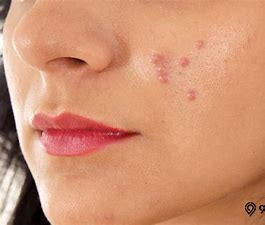
%> input picture Data test/3.png, 265 x 225 px
$ octave deteksiJerawat.m   (GNU Octave 9; MATLAB toolbox functions it lacks are replaced by stand-ins)
%> lines starting %> are read from the running program, lines starting %| are printed output that depends on the picture; in (x1, y1, x2, y2) boxes, pixels count from 0 and x2, y2 are one past the last pixel; in counts of white or black regions, pixels touching at a corner belong together; the program's own positions count from 1
%Resize Citra
citra = imread('3.png');
%> citra is the input picture: size 225x265x3 uint8; mean R, G, B 208.4, 146.8, 115.2
    % Ukuran Citra Semula
[bar, kol, dlm] = size(citra);
%> bar = 225; kol = 265; dlm = 3

figure; imshow(citra);title('Citra Asli');

if (bar > kol)
    maxLength = bar;
    if (maxLength >= 480);
        citra = imresize(citra, [480 NaN]);
    end;
else
    maxLength = kol;
%> maxLength = 265
    if (maxLength >= 480);
        citra = imresize(citra, [NaN 480]);
    end;
end;

%Segmentasi Kulit

citraG = rgb2gray(citra);
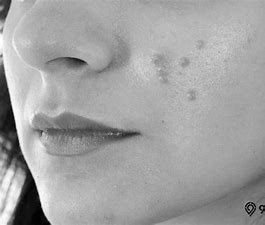
%> citraG: size 225x265 uint8; min 1, max 254, mean 161.7
level = graythresh(citraG);
%> level = 0.49

citraB = im2bw(citraG, level);
%> citraB: size 225x265 logical; 88.9% white; 27 black regions (20 under 20 px), largest, box (x1, y1, x2, y2) and area: (0, 63, 51, 225) 2557, (147, 166, 265, 225) 1937, (44, 114, 142, 146) 1504
citraB = imfill(citraB, 'holes');
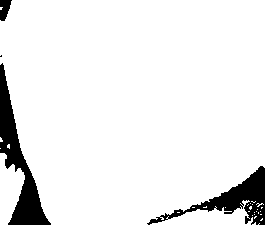
%> citraB: size 225x265 logical; 92.2% white; 4 black regions (1 under 20 px), largest, box (x1, y1, x2, y2) and area: (0, 63, 51, 225) 2557, (147, 166, 265, 225) 1916, (0, 0, 12, 21) 173


citraCC = bwconncomp(citraB);
%> citraCC = 31 connected components
citraL = labelmatrix(citraCC);
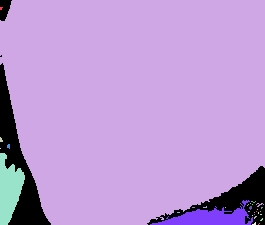
%> citraL: size 225x265 uint8; 32 distinct labels, from 0 to 31; one colour per label, 0 black

figure; imshow(citraL);title('Citra Asli');

    % Ukuran Citra Setelah Resize
[bar, kol, dlm] = size(citra);
    % Cari Connected Component Terbanyak
terluas = 0;
for i = 1 : length(citraCC.PixelIdxList)
    if (length(citraCC.PixelIdxList{i})) > terluas
        terluas = length(citraCC.PixelIdxList{i});
        index = i;
    end;
end;
%> this loop made 31 passes
%> (terluas, index) on passes 1 to 2: (7, 1), (52583, 2)

    % Ambil Label
wajah = uint8(zeros(bar, kol, dlm));
for i = 1 : bar
    for j = 1 : kol
        if citraL(i, j) == index;
            wajah(i, j, :) = citra(i, j, :);
        end;
    end;
end;

%Perbaikan Citra
    % Sharpening
wajahG = rgb2gray(wajah);
h = fspecial('log', [9 9], 2);
m = imfilter(wajahG, h, 'circular', 'same', 'conv');
%> m: size 225x265 uint8; 25 distinct labels, from 0 to 25

    % Labeling
candidate = logical(m);
%> candidate: size 225x265 logical; 14.6% white; 359 white regions (322 under 20 px), largest, box (x1, y1, x2, y2) and area: (0, 61, 52, 225) 1304, (117, 166, 265, 225) 1174, (33, 112, 143, 146) 1152
[labeledCandidate, numberOfCandidates] = bwlabel(candidate, 8);
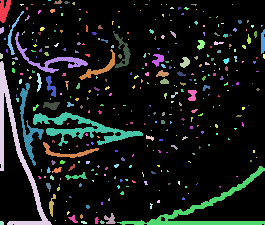
%> labeledCandidate: size 225x265 double; 360 distinct labels, from 0 to 359; one colour per label, 0 black
%> numberOfCandidates = 359

%Ekstrasi Ciri Luas dan Bentuk

    % Eliminasi Berdasarkan Luas Dan Bentuk
blobMeasurements = regionprops(labeledCandidate, 'Area', 'Eccentricity');
%> blobMeasurements = 359 regions; largest, Area and Eccentricity: 1304 0.985, 1174 0.942, 1152 0.972, 466 0.976, 458 0.952

allArea = [blobMeasurements.Area];
%> allArea = 359 values, max 1304 at index 4, min 1 at index 17, mean 24.26
allEccentricity = [blobMeasurements.Eccentricity];
%> allEccentricity = 359 values, max 0.985 at index 4, min 0 at index 6, mean 0.636

meanArea = mean(allArea);
%> meanArea = 24.26
stdArea = std(allArea);
%> stdArea = 117

indexBlob = find(allArea >= 24 & allArea <= (meanArea + stdArea) & allEccentricity < 0.81);
%> indexBlob = [139 199 213 250 261 279 290 319]

ambilBlob = ismember(labeledCandidate, indexBlob);
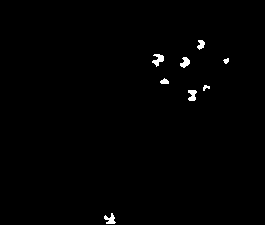
%> ambilBlob: size 225x265 logical; 0.74% white; 8 white regions, largest, box (x1, y1, x2, y2) and area: (152, 54, 164, 67) 85, (104, 213, 116, 224) 74, (188, 90, 197, 101) 72
blobBW = ambilBlob > 0;
[labeledBlob, numberOfBlobs] = bwlabel(blobBW);
%> labeledBlob: size 225x265 double; 9 distinct labels, from 0 to 8
%> numberOfBlobs = 8

%Ekstrasi Ciri Warna
    % Eliminasi Berdasarkan Warna
red = citra(:, :, 1);
green = citra(:, :, 2);
blue = citra(:, :, 3);
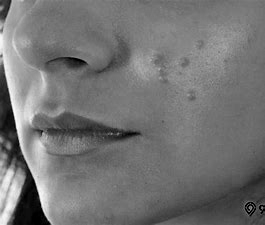
%> blue: size 225x265 uint8; min 0, max 254, mean 115.2

r = regionprops(labeledBlob, red, 'MeanIntensity');
%> r = 8 regions; MeanIntensity: 205.3, 214.2, 213.6, 214.6, 213.7, 220.2, 222.6, 221.8
g = regionprops(labeledBlob, green, 'MeanIntensity');
%> g = 8 regions; MeanIntensity: 129.1, 133.5, 133.5, 135.9, 137, 147.3, 158.8, 159.2
b = regionprops(labeledBlob, blue, 'MeanIntensity');
%> b = 8 regions; MeanIntensity: 96.24, 111.8, 109.7, 113.6, 112.5, 120.1, 122.4, 121.8

fiturR = [r.MeanIntensity]';
%> fiturR = [205.3; 214.2; 213.6; 214.6; 213.7; 220.2; 222.6; 221.8]
fiturG = [g.MeanIntensity]';
%> fiturG = [129.1; 133.5; 133.5; 135.9; 137; 147.3; 158.8; 159.2]
fiturB = [b.MeanIntensity]';
%> fiturB = [96.24; 111.8; 109.7; 113.6; 112.5; 120.1; 122.4; 121.8]
fitur = [fiturR fiturG fiturB];
%> fitur = [205.3 129.1 96.24; 214.2 133.5 111.8; 213.6 133.5 109.7; 214.6 135.9 113.6; 213.7 137 112.5; 220.2 147.3 120.1; 222.6 158.8 122.4; 221.8 159.2 121.8]

meanR = mean(fiturR);
%> meanR = 215.7
meanG = mean(fiturG);
%> meanG = 141.8
meanB = mean(fiturB);
%> meanB = 113.5
stdR = std(fiturR);
%> stdR = 5.68
stdG = std(fiturG);
%> stdG = 11.84
stdB = std(fiturB);
%> stdB = 8.51

indexJerawat = [];
for i = 1 : numberOfBlobs
    if(fiturR(i) >= (meanR-stdR*1.75) && fiturR(i) <= (meanR+stdR*1.75) && fiturG(i) >= (meanG-stdG*1.75) && fiturG(i) <= (meanG+stdG*1.75) && fiturB(i) >= (meanB-stdB*1.75) && fiturB(i) <= (meanB+stdB*1.75))indexJerawat = [indexJerawat i];
    end;
end;
%> this loop made 8 passes
%> indexJerawat on passes 2 to 8: 2, [2 3], [2 3 4], [2 3 4 5], [2 3 4 5 6], [2 3 4 5 6 7], [2 3 4 5 6 7 8]

jumlahJerawat = length(index);
%> jumlahJerawat = 1
jerawatBW = ismember(labeledBlob, indexJerawat);
%> jerawatBW: size 225x265 logical; 0.61% white; 7 white regions, largest, box (x1, y1, x2, y2) and area: (152, 54, 164, 67) 85, (188, 90, 197, 101) 72, (180, 57, 190, 68) 69

%Marking

jerawatEdge = edge(jerawatBW, 'canny');
%> jerawatEdge: size 225x265 logical; 0.37% white in thin lines or dots, all inside (x1, y1, x2, y2) = (152, 39, 229, 102)
hasil = citra;

for i = 1 : bar
    for j = 1 : kol
        if jerawatEdge(i, j) == 1;
             hasil(i, j, 1) = 0;
             hasil(i, j, 2) = 255;
             hasil(i, j, 3) = 0;
        end;
    end;
end;
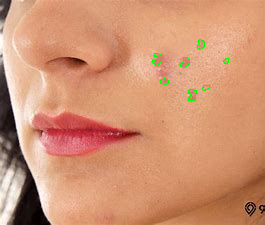
%> hasil: size 225x265x3 uint8; 0.37% of pixels changed, all inside (x1, y1, x2, y2) = (152, 39, 229, 102)

hasil = uint8(hasil);
imshow(hasil);

$ run again, with Data test/11.jpg saved as Data test/3.png
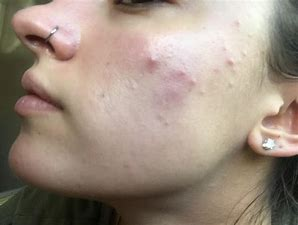
%> input picture Data test/11.jpg, 298 x 225 px
%> citra is the input picture: size 225x298x3 uint8; mean R, G, B 156.8, 141.1, 127.4
%> level = 0.514
%> `citraB = imfill(citraB, 'holes');`:
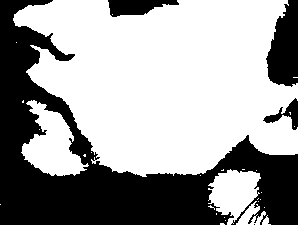
%> citraB: size 225x298 logical; 61.9% white; 5 black regions (1 under 20 px), largest, box (x1, y1, x2, y2) and area: (0, 0, 298, 225) 22362, (266, 0, 298, 87) 2015, (108, 0, 179, 17) 781, (263, 98, 298, 130) 383
%> citraCC = 29 connected components
%> citraL: size 225x298 uint8; 30 distinct labels, from 0 to 29
%> the loop `for i = 1 : length(citraCC.PixelIdxList)` made 29 passes
%> (terluas, index) on passes 1 to 2: (1, 1), (36597, 2)
%> m: size 225x298 uint8; 19 distinct labels, from 0 to 18
%> candidate: size 225x298 logical; 12% white; 243 white regions (195 under 20 px), largest, box (x1, y1, x2, y2) and area: (9, 0, 298, 181) 2790, (266, 0, 298, 87) 557, (173, 221, 292, 225) 469
%> labeledCandidate: size 225x298 double; 244 distinct labels, from 0 to 243
%> numberOfCandidates = 243
%> blobMeasurements = 243 regions; largest, Area and Eccentricity: 2790 0.937, 557 0.961, 469 0.999, 387 0.985, 349 0.751
%> allArea = 243 values, max 2790 at index 3, min 1 at index 11, mean 33.07
%> allEccentricity = 243 values, max 0.999 at index 135, min 0 at index 5, mean 0.667
%> meanArea = 33.07
%> stdArea = 187.9
%> indexBlob = [38 103 114 119 133 152 179 193 194 195 198]
%> ambilBlob: size 225x298 logical; 0.68% white; 11 white regions, largest, box (x1, y1, x2, y2) and area: (146, 57, 160, 74) 132, (226, 60, 234, 67) 44, (171, 92, 179, 100) 40
%> labeledBlob: size 225x298 double; 12 distinct labels, from 0 to 11
%> numberOfBlobs = 11
%> r = 11 regions; first 5, MeanIntensity: 195.5, 179.9, 183.5, 186.3, 182.2
%> g = 11 regions; first 5, MeanIntensity: 178.4, 140.3, 163.9, 166.3, 150.8
%> b = 11 regions; first 5, MeanIntensity: 166.4, 140.1, 158.6, 159.3, 154.7
%> fiturR = [195.5; 179.9; 183.5; 186.3; 182.2; 193.7; 213.3; 204.8; 200.6; 209.2; 226.1]
%> fiturG = [178.4; 140.3; 163.9; 166.3; 150.8; 162.9; 190.3; 178.5; 188.6; 193.9; 211.8]
%> fiturB = [166.4; 140.1; 158.6; 159.3; 154.7; 159.5; 179.6; 167.9; 166.6; 174.1; 205.7]
%> fitur = [195.5 178.4 166.4; 179.9 140.3 140.1; 183.5 163.9 158.6; 186.3 166.3 159.3; 182.2 150.8 154.7; 193.7 162.9 159.5; 213.3 190.3 179.6; 204.8 178.5 167.9; 200.6 188.6 166.6; 209.2 193.9 174.1; 226.1 211.8 205.7]
%> meanR = 197.7
%> meanG = 175.1
%> meanB = 166.6
%> stdR = 14.66
%> stdG = 20.7
%> stdB = 16.63
%> the loop `for i = 1 : numberOfBlobs` made 11 passes
%> indexJerawat on passes 1 to 8: 1, [1 2], [1 2 3], [1 2 3 4], [1 2 3 4 5], [1 2 3 4 5 6], [1 2 3 4 5 6 7], [1 2 3 4 5 6 7 8]
%> jumlahJerawat = 1
%> jerawatEdge: size 225x298 logical; 0.37% white in thin lines or dots, all inside (x1, y1, x2, y2) = (99, 57, 236, 127)
%> after the loop `for i = 1 : bar`:
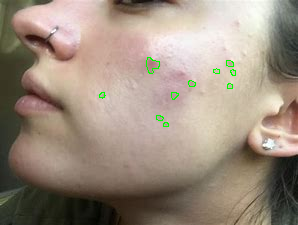
%> hasil: size 225x298x3 uint8; 0.37% of pixels changed, all inside (x1, y1, x2, y2) = (99, 57, 236, 127)

$ run again, with Data test/foto3.jpg saved as Data test/3.png
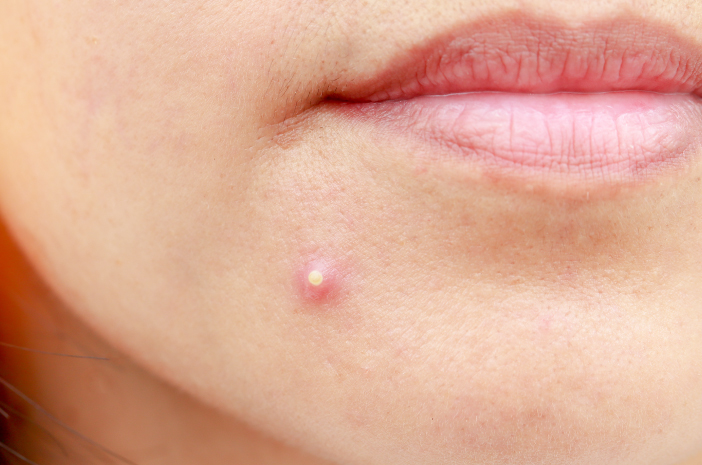
%> input picture Data test/foto3.jpg, 702 x 465 px
%> citra is the input picture: size 465x702x3 uint8; mean R, G, B 221.7, 171, 148.1
%> citra: size 318x480x3 uint8
%> level = 0.616
%> `citraB = imfill(citraB, 'holes');`:
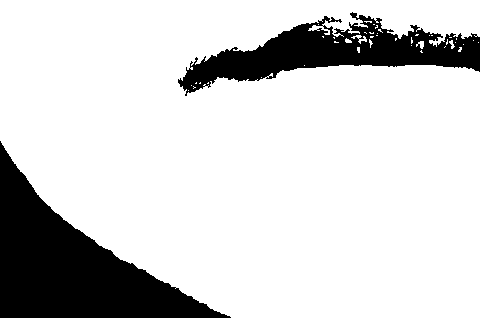
%> citraB: size 318x480 logical; 82.8% white; 2 black regions, box (x1, y1, x2, y2) and area: (0, 141, 231, 318) 16249, (178, 12, 480, 96) 9943
%> citraCC = 44 connected components
%> citraL: size 318x480 uint8; 45 distinct labels, from 0 to 44
%> the loop `for i = 1 : length(citraCC.PixelIdxList)` made 44 passes
%> (terluas, index) on pass 1: (126127, 1)
%> m: size 318x480 uint8; 23 distinct labels, from 0 to 22
%> candidate: size 318x480 logical; 11.3% white; 891 white regions (807 under 20 px), largest, box (x1, y1, x2, y2) and area: (0, 108, 476, 318) 3965, (177, 12, 480, 98) 3915, (294, 86, 379, 116) 369
%> labeledCandidate: size 318x480 double; 892 distinct labels, from 0 to 891
%> numberOfCandidates = 891
%> blobMeasurements = 891 regions; largest, Area and Eccentricity: 3965 0.952, 3915 0.98, 369 0.997, 208 0.983, 187 0.966
%> allArea = 891 values, max 3965 at index 1, min 1 at index 2, mean 19.35
%> allEccentricity = 891 values, max 0.997 at index 448, min 0 at index 2, mean 0.65
%> meanArea = 19.35
%> stdArea = 187.1
%> indexBlob = [245 284 294 511 629 637 716 735 736]
%> ambilBlob: size 318x480 logical; 0.19% white; 9 white regions, largest, box (x1, y1, x2, y2) and area: (316, 146, 326, 154) 40, (395, 15, 404, 22) 36, (366, 154, 373, 165) 36
%> labeledBlob: size 318x480 double; 10 distinct labels, from 0 to 9
%> numberOfBlobs = 9
%> r = 9 regions; first 5, MeanIntensity: 235.8, 206, 233, 215.5, 220.9
%> g = 9 regions; first 5, MeanIntensity: 187.2, 157, 180.9, 152.7, 160.6
%> b = 9 regions; first 5, MeanIntensity: 169.6, 132.5, 163.8, 123, 134.1
%> fiturR = [235.8; 206; 233; 215.5; 220.9; 206.3; 224.5; 234; 209.7]
%> fiturG = [187.2; 157; 180.9; 152.7; 160.6; 137.6; 154.3; 161.7; 140]
%> fiturB = [169.6; 132.5; 163.8; 123; 134.1; 105.1; 141.9; 160.7; 105.9]
%> fitur = [235.8 187.2 169.6; 206 157 132.5; 233 180.9 163.8; 215.5 152.7 123; 220.9 160.6 134.1; 206.3 137.6 105.1; 224.5 154.3 141.9; 234 161.7 160.7; 209.7 140 105.9]
%> meanR = 220.6
%> meanG = 159.1
%> meanB = 137.4
%> stdR = 11.95
%> stdG = 16.47
%> stdB = 23.92
%> the loop `for i = 1 : numberOfBlobs` made 9 passes
%> indexJerawat on passes 1 to 8: 1, [1 2], [1 2 3], [1 2 3 4], [1 2 3 4 5], [1 2 3 4 5 6], [1 2 3 4 5 6 7], [1 2 3 4 5 6 7 8]
%> jumlahJerawat = 1
%> jerawatEdge: size 318x480 logical; 0.15% white in thin lines or dots, all inside (x1, y1, x2, y2) = (222, 15, 411, 286)
%> after the loop `for i = 1 : bar`:
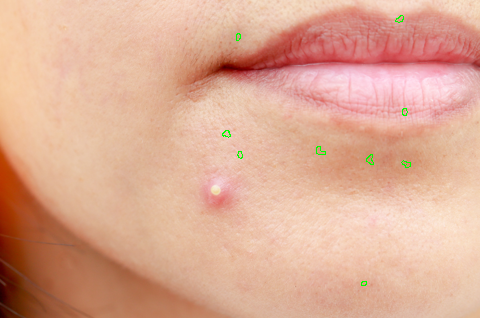
%> hasil: size 318x480x3 uint8; mean R, G, B 221.4, 171.1, 147.9
